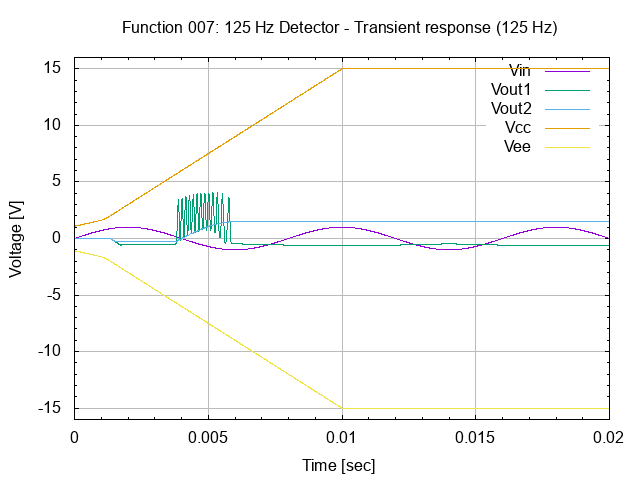

The script that saved this image:
# setup terminal
set term png

# setup graph
set output "26.007.00.01.01.02.png"
set title "Function 007: 125 Hz Detector - Transient response (125 Hz)"

# setup Y-axis
set yrange [-16:16]
set grid ytics lt 1 lw 1 lc rgb "#bbbbbb"
set mytics
set ylabel "Voltage [V]"

# setup X-axis
set grid xtics lt 1 lw 1 lc rgb "#bbbbbb"
set mxtics
set xrange [0:0.02]
set xlabel "Time [sec]"

# setup plot style
set style data lines
plot '26.007.00.01.01.dat' using 1:2 title "Vin", \
     '26.007.00.01.01.dat' using 1:3 title "Vout1", \
     '26.007.00.01.01.dat' using 1:4 title "Vout2", \
     '26.007.00.01.01.dat' using 1:5 title "Vcc", \
     '26.007.00.01.01.dat' using 1:6 title "Vee"

# set output back to default
set output

# reset terminal type
set terminal pop
